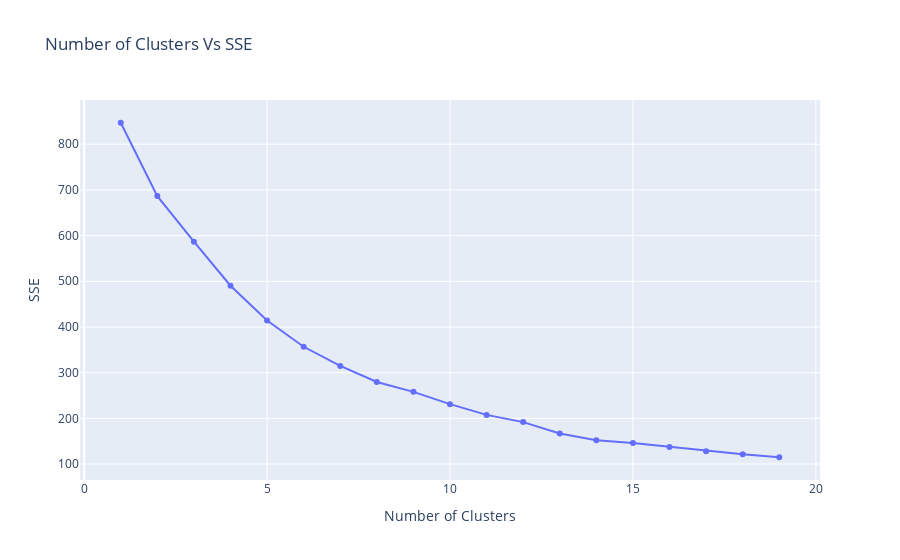

The notebook cell this image was saved under:
### Code cell
trace0=go.Scatter(type="scatter",
                   x=list(sse.keys()),
                  y=list(sse.values()))

data=[trace0]

layout = go.Layout(title = 'Number of Clusters Vs SSE ',xaxis=dict(title= 'Number of Clusters'),
                   yaxis=dict(title= 'SSE'))

    
fig = go.Figure(data=data, layout=layout)    
iplot(fig)

### Figure 1 — Plotly figure (JSON) as saved in the notebook; plotly's stock layout.template omitted (floating-point values rounded to 4 significant figures)
{"data": [{"type": "scatter", "x": [1, 2, 3, 4, 5, 6, 7, 8, 9, 10, 11, 12, 13, 14, 15, 16, 17, 18, 19], "y": [847.0, 686.5, 586.6, 490.2, 414.0, 356.7, 314.8, 279.7, 258.0, 231.1, 207.6, 191.7, 166.7, 152.0, 145.8, 137.4, 128.2, 121.4, 114.9]}], "layout": {"title": {"text": "Number of Clusters Vs SSE "}, "xaxis": {"title": {"text": "Number of Clusters"}}, "yaxis": {"title": {"text": "SSE"}}}}
